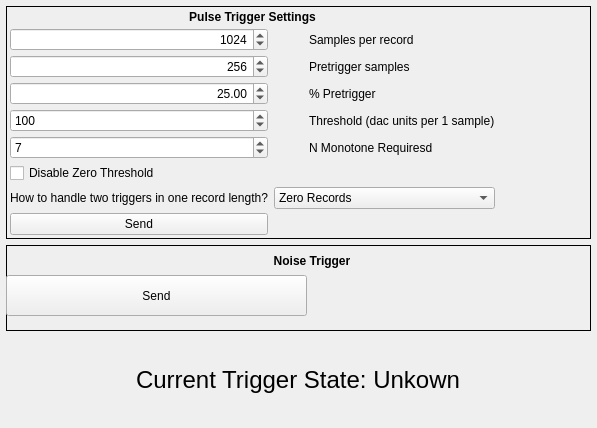
<?xml version="1.0" encoding="UTF-8"?>
<ui version="4.0">
 <class>triggerConfigTab</class>
 <widget class="QWidget" name="triggerConfigTab">
  <property name="geometry">
   <rect>
    <x>0</x>
    <y>0</y>
    <width>597</width>
    <height>428</height>
   </rect>
  </property>
  <property name="sizePolicy">
   <sizepolicy hsizetype="MinimumExpanding" vsizetype="MinimumExpanding">
    <horstretch>0</horstretch>
    <verstretch>0</verstretch>
   </sizepolicy>
  </property>
  <property name="windowTitle">
   <string>Form</string>
  </property>
  <property name="toolTip">
   <string>Units for the trigger thresholds</string>
  </property>
  <layout class="QVBoxLayout" name="verticalLayout">
   <property name="leftMargin">
    <number>6</number>
   </property>
   <property name="topMargin">
    <number>6</number>
   </property>
   <property name="rightMargin">
    <number>6</number>
   </property>
   <property name="bottomMargin">
    <number>6</number>
   </property>
   <item>
    <layout class="QHBoxLayout" name="horizontalLayout">
     <item>
      <widget class="QFrame" name="recordSizeFrame">
       <property name="sizePolicy">
        <sizepolicy hsizetype="Minimum" vsizetype="Fixed">
         <horstretch>0</horstretch>
         <verstretch>0</verstretch>
        </sizepolicy>
       </property>
       <property name="frameShape">
        <enum>QFrame::Panel</enum>
       </property>
       <layout class="QGridLayout" name="recordDetailLayout">
        <property name="leftMargin">
         <number>3</number>
        </property>
        <property name="topMargin">
         <number>3</number>
        </property>
        <property name="rightMargin">
         <number>3</number>
        </property>
        <property name="bottomMargin">
         <number>3</number>
        </property>
        <property name="horizontalSpacing">
         <number>6</number>
        </property>
        <property name="verticalSpacing">
         <number>4</number>
        </property>
        <item row="7" column="1" colspan="2">
         <widget class="QComboBox" name="comboBox_twoTriggers">
          <item>
           <property name="text">
            <string>Zero Records</string>
           </property>
          </item>
          <item>
           <property name="text">
            <string>Two shorter records</string>
           </property>
          </item>
          <item>
           <property name="text">
            <string>Two overlapping full length records</string>
           </property>
          </item>
         </widget>
        </item>
        <item row="4" column="2">
         <widget class="QLabel" name="label_2">
          <property name="text">
           <string>Threshold (dac units per 1 sample)</string>
          </property>
         </widget>
        </item>
        <item row="1" column="2">
         <widget class="QLabel" name="recordLengthLabel">
          <property name="text">
           <string>Samples per record</string>
          </property>
         </widget>
        </item>
        <item row="3" column="2">
         <widget class="QLabel" name="pretrigPercentLabel">
          <property name="text">
           <string>% Pretrigger</string>
          </property>
         </widget>
        </item>
        <item row="2" column="0">
         <widget class="QSpinBox" name="spinBox_pretrigLength">
          <property name="alignment">
           <set>Qt::AlignRight|Qt::AlignTrailing|Qt::AlignVCenter</set>
          </property>
          <property name="keyboardTracking">
           <bool>false</bool>
          </property>
          <property name="minimum">
           <number>3</number>
          </property>
          <property name="maximum">
           <number>65536</number>
          </property>
          <property name="value">
           <number>256</number>
          </property>
         </widget>
        </item>
        <item row="2" column="2">
         <widget class="QLabel" name="pretrigLengthLabel">
          <property name="text">
           <string>Pretrigger samples</string>
          </property>
         </widget>
        </item>
        <item row="4" column="3">
         <spacer name="horizontalSpacer">
          <property name="orientation">
           <enum>Qt::Horizontal</enum>
          </property>
          <property name="sizeHint" stdset="0">
           <size>
            <width>40</width>
            <height>20</height>
           </size>
          </property>
         </spacer>
        </item>
        <item row="3" column="0">
         <widget class="QDoubleSpinBox" name="spinBox_percentPretrigger">
          <property name="alignment">
           <set>Qt::AlignRight|Qt::AlignTrailing|Qt::AlignVCenter</set>
          </property>
          <property name="keyboardTracking">
           <bool>false</bool>
          </property>
          <property name="maximum">
           <double>100.000000000000000</double>
          </property>
          <property name="value">
           <double>25.000000000000000</double>
          </property>
         </widget>
        </item>
        <item row="8" column="0">
         <widget class="QPushButton" name="pushButton_sendPulse">
          <property name="text">
           <string>Send</string>
          </property>
         </widget>
        </item>
        <item row="1" column="0">
         <widget class="QSpinBox" name="spinBox_recordLength">
          <property name="toolTip">
           <string>Samples in a record (from 4 to 2^21)</string>
          </property>
          <property name="alignment">
           <set>Qt::AlignRight|Qt::AlignTrailing|Qt::AlignVCenter</set>
          </property>
          <property name="keyboardTracking">
           <bool>false</bool>
          </property>
          <property name="minimum">
           <number>4</number>
          </property>
          <property name="maximum">
           <number>2097172</number>
          </property>
          <property name="value">
           <number>1024</number>
          </property>
         </widget>
        </item>
        <item row="5" column="2">
         <widget class="QLabel" name="label_3">
          <property name="text">
           <string>N Monotone Requiresd</string>
          </property>
         </widget>
        </item>
        <item row="0" column="0" colspan="3">
         <widget class="QLabel" name="label_19">
          <property name="font">
           <font>
            <weight>75</weight>
            <bold>true</bold>
           </font>
          </property>
          <property name="text">
           <string>Pulse Trigger Settings</string>
          </property>
          <property name="alignment">
           <set>Qt::AlignCenter</set>
          </property>
         </widget>
        </item>
        <item row="4" column="0">
         <widget class="QSpinBox" name="spinBox_level">
          <property name="minimum">
           <number>-10000</number>
          </property>
          <property name="maximum">
           <number>10000</number>
          </property>
          <property name="value">
           <number>100</number>
          </property>
         </widget>
        </item>
        <item row="7" column="0">
         <widget class="QLabel" name="label">
          <property name="text">
           <string>How to handle two triggers in one record length?</string>
          </property>
         </widget>
        </item>
        <item row="6" column="0">
         <widget class="QCheckBox" name="checkBox_disableZeroThreshold">
          <property name="text">
           <string>Disable Zero Threshold</string>
          </property>
         </widget>
        </item>
        <item row="5" column="0">
         <widget class="QSpinBox" name="spinBox_nMonotone">
          <property name="minimum">
           <number>1</number>
          </property>
          <property name="maximum">
           <number>1000</number>
          </property>
          <property name="value">
           <number>7</number>
          </property>
         </widget>
        </item>
       </layout>
      </widget>
     </item>
    </layout>
   </item>
   <item>
    <widget class="QFrame" name="triggerLoadSaveFrame">
     <property name="enabled">
      <bool>true</bool>
     </property>
     <property name="frameShape">
      <enum>QFrame::Panel</enum>
     </property>
     <widget class="QLabel" name="label_20">
      <property name="geometry">
       <rect>
        <x>10</x>
        <y>0</y>
        <width>592</width>
        <height>31</height>
       </rect>
      </property>
      <property name="font">
       <font>
        <weight>75</weight>
        <bold>true</bold>
       </font>
      </property>
      <property name="text">
       <string>Noise Trigger</string>
      </property>
      <property name="alignment">
       <set>Qt::AlignCenter</set>
      </property>
     </widget>
     <widget class="QPushButton" name="pushButton_sendNoise">
      <property name="geometry">
       <rect>
        <x>0</x>
        <y>30</y>
        <width>301</width>
        <height>41</height>
       </rect>
      </property>
      <property name="text">
       <string>Send</string>
      </property>
     </widget>
    </widget>
   </item>
   <item alignment="Qt::AlignHCenter">
    <widget class="QLabel" name="label_sync">
     <property name="font">
      <font>
       <pointsize>18</pointsize>
      </font>
     </property>
     <property name="text">
      <string>Current Trigger State: Unkown</string>
     </property>
    </widget>
   </item>
  </layout>
 </widget>
 <tabstops>
  <tabstop>spinBox_recordLength</tabstop>
  <tabstop>spinBox_pretrigLength</tabstop>
  <tabstop>spinBox_percentPretrigger</tabstop>
 </tabstops>
 <resources/>
 <connections/>
 <slots>
  <slot>editedPretrigPercentage()</slot>
  <slot>changedRecordLength(int)</slot>
  <slot>editedPretrigLength()</slot>
  <slot>channelChooserChanged(int)</slot>
  <slot>changedAutoTrigConfig()</slot>
  <slot>changedLevelTrigConfig()</slot>
  <slot>changedLevelUnits()</slot>
  <slot>changedEdgeTrigConfig()</slot>
  <slot>changedNoiseTrigConfig()</slot>
  <slot>checkedCoupleErrFB(bool)</slot>
  <slot>checkedCoupleFBErr(bool)</slot>
  <slot>changedFFTConfig()</slot>
  <slot>stopAllFFT()</slot>
  <slot>changedSpikeReject(bool)</slot>
 </slots>
</ui>
